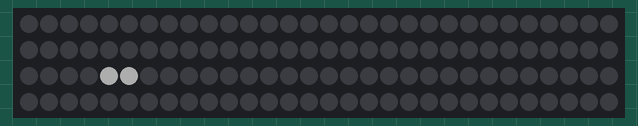
Simulated run of this sketch. Board: Arduino Uno, built with avr-gcc and run on an emulated ATmega328P. Shown: 120 RGB LEDs in strip order, left to right, continuing on the next row. Dim RGB values are drawn brighter than linear.

Above: at 0.16 s.
At 6.53 s:
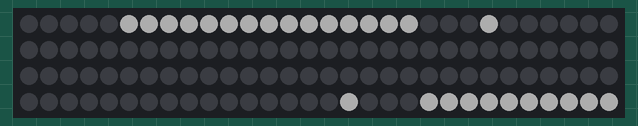
At 12.59 s:
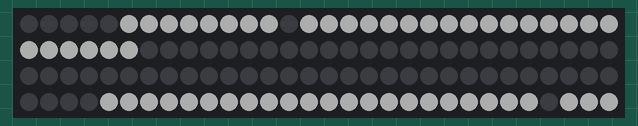
At 18.67 s:
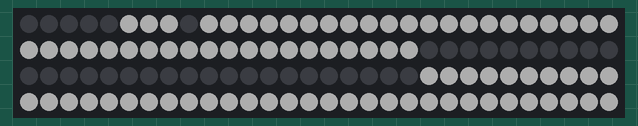
At 24.9 s:
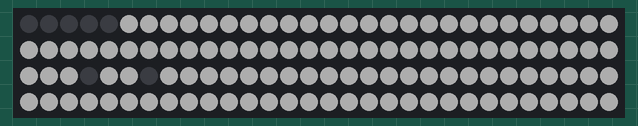

The sketch:

LED_2.ino
```cpp
#include "Adafruit_NeoPixel.h"
#define PIN  5
#define NUMPIXELS 120
Adafruit_NeoPixel strip (NUMPIXELS, PIN, NEO_GRB + NEO_KHZ800);


void setup() {
  strip.begin();
  strip.setBrightness(50);  // luminosité de la LED (maximum 255)
  strip.clear();
  Serial.begin(9600);


  // strip.setPixelColor(4, strip.Color(255, 0, 0));
  // strip.setPixelColor(5, strip.Color(255, 0, 0));
  // strip.setPixelColor(34, strip.Color(255, 0, 0));
  // strip.setPixelColor(35, strip.Color(255, 0, 0));
  // strip.setPixelColor(64, strip.Color(255, 0, 0));
  // strip.setPixelColor(65, strip.Color(255, 0, 0));
  // strip.setPixelColor(94, strip.Color(255, 0, 0));
  // strip.setPixelColor(95, strip.Color(255, 0, 0));
  // strip.show();


}


void loop() {
//  Circling(5, 1, strip.Color(255,165,0));
//  headLight();
audi();
}

void ledLiftUp() {
  Circling(10, 1, strip.Color(0,255,0));
}

void ledLiftDown(){
  Circling(10, -1, strip.Color(255,0,0));
}


void Circling(int led_quant, bool clockwise, uint32_t color) {
  static int pos;
  static int spacing = NUMPIXELS / led_quant;
  int x;

  if (clockwise) {
    for (int i = 0; i < led_quant; i++) {
      x = (pos + i * spacing) % NUMPIXELS;
      strip.setPixelColor(x, strip.Color(0,0,0));
      if (strip.getPixelColor(x)==color) {
        strip.setPixelColor(x, strip.Color(0,0,0));
      }
    }
    for (int i = 0; i < led_quant; i++) {
      x = (pos -1 + i * spacing) % NUMPIXELS;
      if (strip.getPixelColor(x)==strip.Color(0,0,0)) {
        strip.setPixelColor(x, color);
      }
    }
    pos = (pos + 1) % NUMPIXELS;
  }
  else {
    for (int i = NUMPIXELS; i >= 0; i--) {
      x = (pos + i * spacing) % NUMPIXELS;
      if (strip.getPixelColor(x)==color) {

      }
      strip.setPixelColor(x, strip.Color(0,0,0));
    }
    for (int i = NUMPIXELS; i >= 0; i--) {
      x = (pos + 1 + i * spacing) % NUMPIXELS;
      if (strip.getPixelColor(x)==strip.Color(0,0,0)) {
        strip.setPixelColor(x, color);
      }


    }
    pos = (pos - 1) % NUMPIXELS;
  }

  strip.show(); // Update the LED strip
  delay(30); // Adjust the delay as needed to control the speed of the animation
}


void headLight() {
  strip.setPixelColor(54,strip.Color(255,255,255));
  strip.setPixelColor(55,strip.Color(255,255,255));
  strip.setPixelColor(56,strip.Color(255,255,255));
  strip.setPixelColor(73,strip.Color(255,255,255));
  strip.setPixelColor(74,strip.Color(255,255,255));
  strip.setPixelColor(75,strip.Color(255,255,255));
  strip.show();
}

void audi(){
  static int pos_l = 64;
  static int pos_r = 65;
  static int wave_nb = 0;
  static int delay_wave = 8000;
  if (wave_nb < 59) {
    if (pos_l==5){
      pos_l=64;
      pos_r=65;
      delay_wave=delay_wave/1.5;
      wave_nb++;
    }

    //éteint les les leds de la vague d'avant
    strip.setPixelColor(pos_r-1,strip.Color(0,0,0));
    strip.setPixelColor(pos_l+1,strip.Color(0,0,0));

    //allume les leds de la nouvelle vague
    strip.setPixelColor(pos_r,strip.Color(255,255,255));
    strip.setPixelColor(pos_l,strip.Color(255,255,255));

    strip.show();
    delayMicroseconds(delay_wave);

    for (int x=0; x<wave_nb; x++) {
      strip.setPixelColor(5+x,strip.Color(255,255,255));
      strip.setPixelColor(124-x,strip.Color(255,255,255));
    }

    pos_r++;
    pos_l--;
  }
}
```
